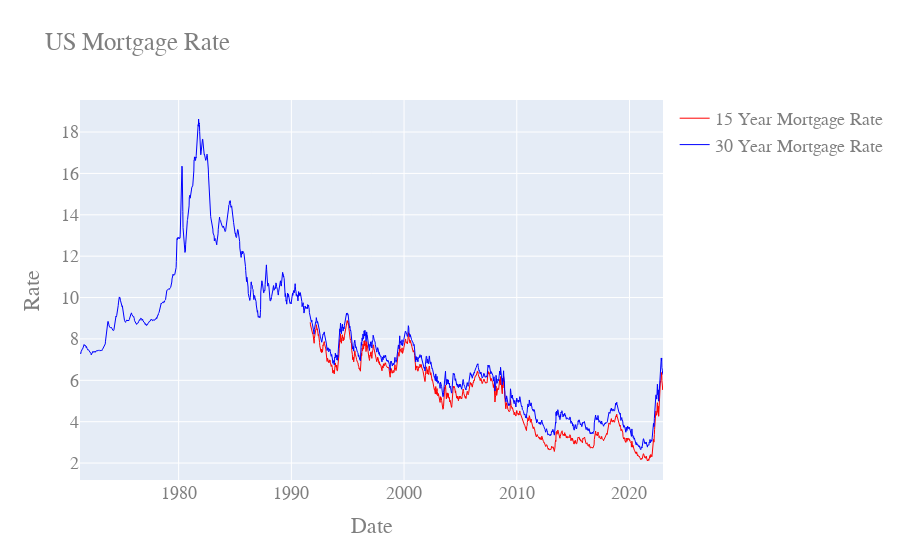

The code cell stored with this chart in its notebook:
### Code cell
fig = go.Figure()

fig.add_scatter(
    x=m_15_us.index,
    y=m_15_us["MORTGAGE15US"],
    name="15 Year Mortgage Rate",
    line=dict(color="red", width=1),
)

fig.add_scatter(
    x=m_30_us.index,
    y=m_30_us["MORTGAGE30US"],
    name="30 Year Mortgage Rate",
    line=dict(color="blue", width=1),
)

fig.update_layout(
    title="US Mortgage Rate",
    xaxis_title="Date",
    yaxis_title="Rate",
    font=dict(family="Courier New, monospace", size=18, color="#7f7f7f"),
)
fig.show()

### Figure 1 — Plotly figure (JSON) as saved in the notebook; plotly's stock layout.template omitted (floating-point values rounded to 4 significant figures; data arrays with more than 128 entries replaced by an {"elided": "..."} marker saying what was removed)
{"data": [{"line": {"color": "red", "width": 1}, "name": "15 Year Mortgage Rate", "type": "scatter", "x": {"elided": "1635 str values"}, "y": {"elided": "1635 float values"}}, {"line": {"color": "blue", "width": 1}, "name": "30 Year Mortgage Rate", "type": "scatter", "x": {"elided": "2700 str values"}, "y": {"elided": "2700 float values"}}], "layout": {"font": {"color": "#7f7f7f", "family": "Courier New, monospace", "size": 18}, "title": {"text": "US Mortgage Rate"}, "xaxis": {"title": {"text": "Date"}}, "yaxis": {"title": {"text": "Rate"}}}}
